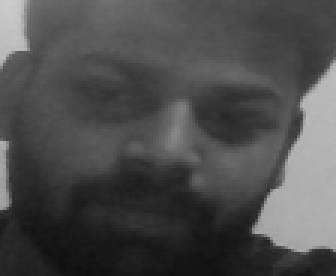
#> input picture face_recog/datasets/abhi/1.png, 112 x 92 px, given in place of the camera (shown 3 times larger)
$ python create_database.py datasets/abhi/1.png   (Python 2 division)
#> lines starting #> are read from the running program, lines starting #| are printed output that depends on the picture
# create_datasets.py
import cv2, sys, numpy, os, time
count = 0
size = 4
fn_haar = 'haarcascade_frontalface_default.xml'
fn_dir = 'datasets'
fn_name = sys.argv[1]   #name of the person
path = os.path.join(fn_dir, fn_name)
if not os.path.isdir(path):
    os.mkdir(path)
(im_width, im_height) = (112, 92)
haar_cascade = cv2.CascadeClassifier(fn_haar)
webcam = cv2.VideoCapture(0)

print "-----------------------Taking pictures----------------------"
print "--------------------Give some expressions---------------------"
# The program loops until it has 20 images of the face.

while count < 45:
    (rval, im) = webcam.read()
#> im is the input picture: shape (92, 112, 3); min 15, max 203, mean 76.7
    im = cv2.flip(im, 1, 0)
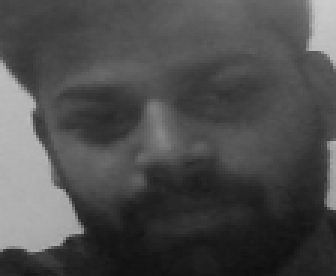
#> im: shape (92, 112, 3) (shown 3 times larger); min 15, max 203, mean 76.7
    gray = cv2.cvtColor(im, cv2.COLOR_BGR2GRAY)
    mini = cv2.resize(gray, (gray.shape[1] / size, gray.shape[0] / size))
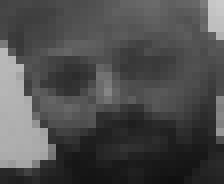
#> mini: shape (23, 28) (shown 8 times larger); min 16, max 202, mean 76.9
    faces = haar_cascade.detectMultiScale(mini)
#> faces = ()
    faces = sorted(faces, key=lambda x: x[3])
#> faces = []
    if faces:
        face_i = faces[0]
        (x, y, w, h) = [v * size for v in face_i]
        face = gray[y:y + h, x:x + w]
        face_resize = cv2.resize(face, (im_width, im_height))
        pin=sorted([int(n[:n.find('.')]) for n in os.listdir(path)
               if n[0]!='.' ]+[0])[-1] + 1
        cv2.imwrite('%s/%s.png' % (path, pin), face_resize)
        cv2.rectangle(im, (x, y), (x + w, y + h), (0, 255, 0), 3)
        cv2.putText(im, fn_name, (x - 10, y - 10), cv2.FONT_HERSHEY_PLAIN,
            1,(0, 255, 0))
	time.sleep(0.38)
	count += 1


    cv2.imshow('OpenCV', im)
    key = cv2.waitKey(10)
#> (key Esc is pressed here)
    if key == 27:
        break
print str(count) + " images taken and saved to " + fn_name +" folder in datasets "

$ run again, on face_recog/datasets/abhi/10.png
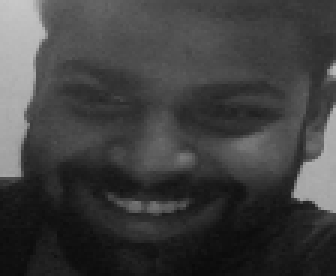
#> input picture face_recog/datasets/abhi/10.png, 112 x 92 px, given in place of the camera (shown 3 times larger)
#> im is the input picture: shape (92, 112, 3); min 10, max 199, mean 63.6
#> `im = cv2.flip(im, 1, 0)`:
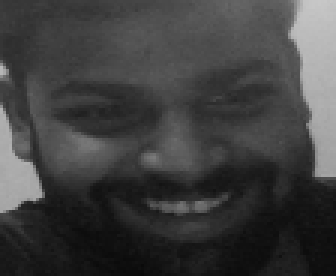
#> im: shape (92, 112, 3) (shown 3 times larger); min 10, max 199, mean 63.6
#> `mini = cv2.resize(gray, (gray.shape[1] / size, gray.shape[0] / size))`:
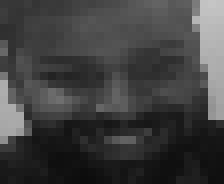
#> mini: shape (23, 28) (shown 8 times larger); min 12, max 197, mean 63.9
#> `faces = haar_cascade.detectMultiScale(mini)`: faces = ()
#> `faces = sorted(faces, key=lambda x: x[3])`: faces = []

$ run again, on face_recog/datasets/abhi/11.png
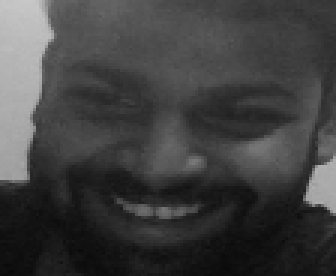
#> input picture face_recog/datasets/abhi/11.png, 112 x 92 px, given in place of the camera (shown 3 times larger)
#> im is the input picture: shape (92, 112, 3); min 10, max 200, mean 64.3
#> `im = cv2.flip(im, 1, 0)`:
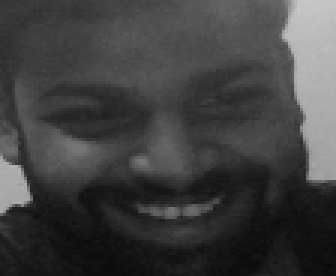
#> im: shape (92, 112, 3) (shown 3 times larger); min 10, max 200, mean 64.3
#> `mini = cv2.resize(gray, (gray.shape[1] / size, gray.shape[0] / size))`:
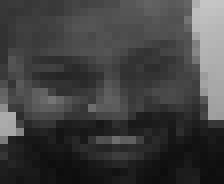
#> mini: shape (23, 28) (shown 8 times larger); min 13, max 197, mean 64.4
#> `faces = haar_cascade.detectMultiScale(mini)`: faces = ()
#> `faces = sorted(faces, key=lambda x: x[3])`: faces = []
